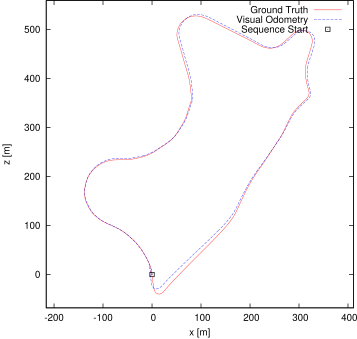

The script that drew this image:
set term postscript eps enhanced color
set output "09.eps"
set size ratio -1
set xrange [-216:411]
set yrange [-68:559]
set xlabel "x [m]"
set ylabel "z [m]"
plot "09.txt" using 1:2 lc rgb "#FF0000" title 'Ground Truth' w lines,"09.txt" using 3:4 lc rgb "#0000FF" title 'Visual Odometry' w lines,"< head -1 09.txt" using 1:2 lc rgb "#000000" pt 4 ps 1 lw 2 title 'Sequence Start' w points
